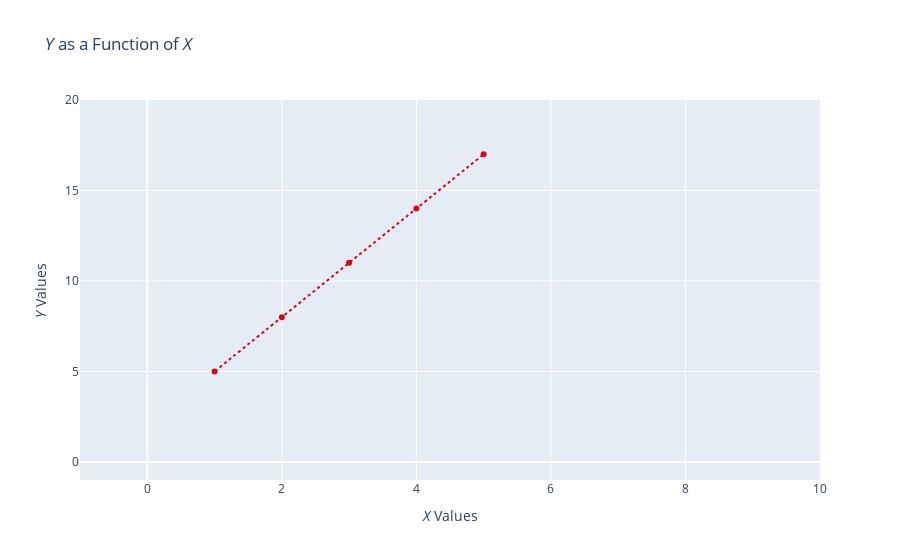

Notebook code for this chart:
### Markdown cell above
If done correctly, your graph should look something like this:

### Code cell
layout = go.Layout(
    title = "<i>Y</i> as a Function of <i>X</i>",
    yaxis = dict(
        title="<i>Y</i> Values",
        range = [-1,20]
    ),
    xaxis = dict(
        title="<i>X</i> Values",
        range = [-1,10]
    )
)

trace1 = go.Scatter(
    x = [1,2,3,4,5],
    y = [5,8,11,14,17],
    mode = "lines+markers",
    name = "Plot 1",
    line=dict(
        color = ('rgb(205, 12, 24)'),
        shape = "spline",
        dash = "dot"
    )
    
)

fig = go.Figure(data = [trace1], layout = layout)
py.offline.iplot(fig)

### Figure 1 — Plotly figure (JSON) as saved in the notebook; plotly's stock layout.template omitted (floating-point values rounded to 4 significant figures)
{"data": [{"line": {"color": "rgb(205, 12, 24)", "dash": "dot", "shape": "spline"}, "mode": "lines+markers", "name": "Plot 1", "type": "scatter", "x": [1, 2, 3, 4, 5], "y": [5, 8, 11, 14, 17]}], "layout": {"title": {"text": "<i>Y</i> as a Function of <i>X</i>"}, "xaxis": {"range": [-1, 10], "title": {"text": "<i>X</i> Values"}}, "yaxis": {"range": [-1, 20], "title": {"text": "<i>Y</i> Values"}}}}
